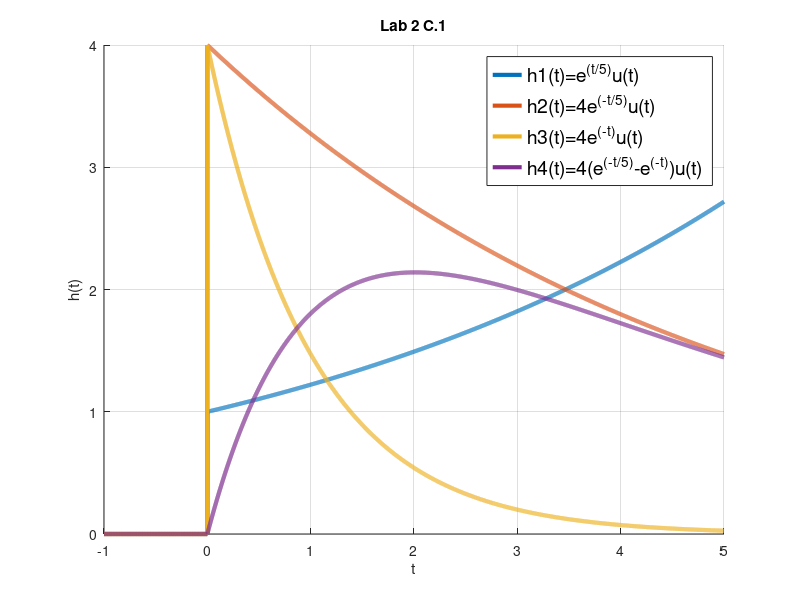

MATLAB code for this plot:
% Pre-run clearing
clc;   %Clear command window
clf;   %Clear figure window
clear; %Clear variables from RAM

% Set up u(t)
u = @(t) 1.0 .* (t>=0);

% Define h1..h4
h1 = @(t) exp((1/5) .* t) .* u(t);
h2 = @(t) 4 .* exp((-1/5) .* t) .* u(t);
h3 = @(t) 4 .* exp(-1 .* t) .* u(t);
h4 = @(t) 4 .* (exp((-1/5) .* t) - exp(-1 .* t)) .* u(t);

% Define t
t = [-1:0.001:5];

% Plot h1..h4
figure(1);
hold on;
grid on;
xlabel('t');
ylabel('h(t)');
title('Lab 2 C.1')
plot(t,h1(t),'LineWidth',3)
plot(t,h2(t),'LineWidth',3)
plot(t,h3(t),'LineWidth',3)
plot(t,h4(t),'LineWidth',3)
xlim([-1 5]);
legend('h1(t)=e^(^t^/^5^)u(t)','h2(t)=4e^(^-^t^/^5^)u(t)',
       'h3(t)=4e^(^-^t^)u(t)','h4(t)=4(e^(^-^t^/^5^)-e^(^-^t^))u(t)',
       'FontSize', 14);
hold off;
